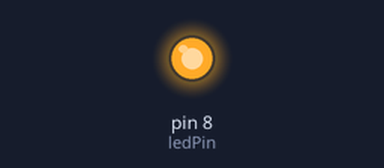
Recording of a sketch running on a simulated Arduino Uno, built with avr-gcc and run on an emulated ATmega328P. Parts: output pins drawn as LEDs (lit = HIGH).

Above: at 0.8 s.
At 5.1 s:
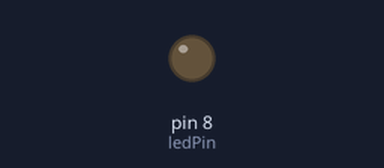
Timing chart, 0 to 8.1 s (numbered marks = the images above):
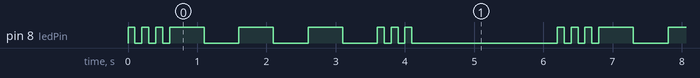

The sketch:

morse_code_variables.ino
```cpp
int ledPin = 8;
float pi = 3.14;
int shortDelay = 100;
int longDelay = 500;
int wait = 2000;

String message = "Hello World!";

void setup() {
  // put your setup code here, to run once:
  pinMode(ledPin, OUTPUT);
}

void loop() {
  // put your main code here, to run repeatedly:

  // S (...)
  for (int i = 0; i < 3; i++) {
    digitalWrite(ledPin, HIGH);
    delay(shortDelay);
    digitalWrite(ledPin, LOW);
    delay(shortDelay);
  }

  // O (---)
  for (int i = 0; i < 3; i++) {
    digitalWrite(ledPin, HIGH);
    delay(longDelay);
    digitalWrite(ledPin, LOW);
    delay(longDelay);
  }

  // S (...)
  for (int i = 0; i < 3; i++) {
    digitalWrite(ledPin, HIGH);
    delay(shortDelay);
    digitalWrite(ledPin, LOW);
    delay(shortDelay);
  }

  delay(wait);
}
```

Measured:
- by itself, pin 8 (ledPin): repeats every 6.2 s: 2 × (LOW 0.10 s, HIGH 0.10 s), LOW 0.10 s, 3 × (HIGH 0.50 s, LOW 0.50 s), 2 × (HIGH 0.10 s, LOW 0.10 s), HIGH 0.10 s, LOW 2.1 s, HIGH 0.10 s
- by itself, everything shown: repeats every 6.2 s, in 18 steps
